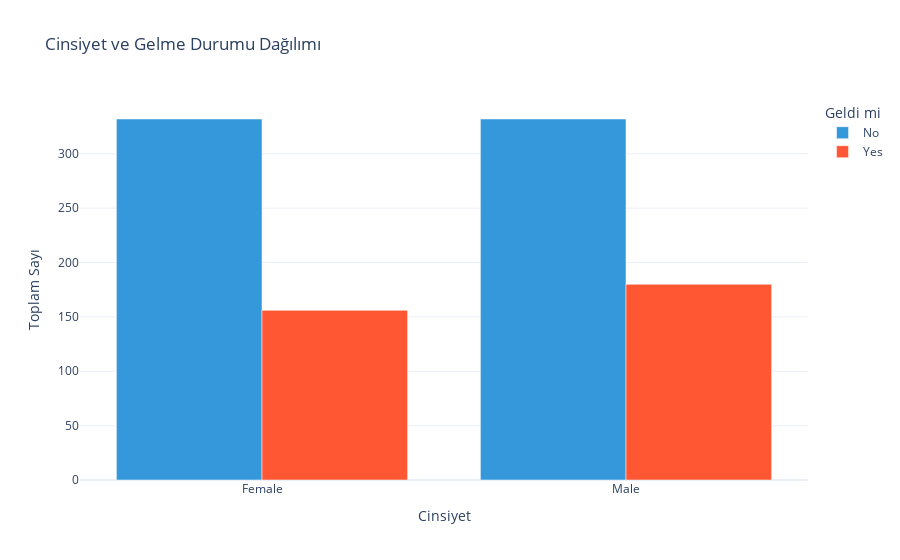

Here is the notebook cell this chart was saved with:
### Code cell
g_s_c = data.groupby(['PatientGender', 'NoShow']).size().reset_index(name='count')

fig = px.bar(g_s_c, 
             x='PatientGender', 
             y='count',
             color='NoShow',
             labels={'PatientGender': 'Cinsiyet',
                     'count': 'Toplam Sayı',
                     'NoShow': 'Geldi mi'},
             title='Cinsiyet ve Gelme Durumu Dağılımı',
             template='plotly_white',
             color_discrete_map={'Yes': '#FF5733',# renk haritasi
                                 'No': '#3498DB'})

# Grafik gösterimini iyileştirme
fig.update_layout(barmode='group')

fig.show()

### Figure 1 — Plotly figure (JSON) as saved in the notebook; plotly's stock layout.template omitted (floating-point values rounded to 4 significant figures)
{"data": [{"alignmentgroup": "True", "hovertemplate": "Geldi mi=No<br>Cinsiyet=%{x}<br>Toplam Sayı=%{y}<extra></extra>", "legendgroup": "No", "marker": {"color": "#3498DB", "pattern": {"shape": ""}}, "name": "No", "offsetgroup": "No", "orientation": "v", "showlegend": true, "textposition": "auto", "type": "bar", "x": ["Female", "Male"], "xaxis": "x", "y": [332, 332], "yaxis": "y"}, {"alignmentgroup": "True", "hovertemplate": "Geldi mi=Yes<br>Cinsiyet=%{x}<br>Toplam Sayı=%{y}<extra></extra>", "legendgroup": "Yes", "marker": {"color": "#FF5733", "pattern": {"shape": ""}}, "name": "Yes", "offsetgroup": "Yes", "orientation": "v", "showlegend": true, "textposition": "auto", "type": "bar", "x": ["Female", "Male"], "xaxis": "x", "y": [156, 180], "yaxis": "y"}], "layout": {"barmode": "group", "legend": {"title": {"text": "Geldi mi"}, "tracegroupgap": 0}, "title": {"text": "Cinsiyet ve Gelme Durumu Dağılımı"}, "xaxis": {"anchor": "y", "domain": [0, 1], "title": {"text": "Cinsiyet"}}, "yaxis": {"anchor": "x", "domain": [0, 1], "title": {"text": "Toplam Sayı"}}}}
